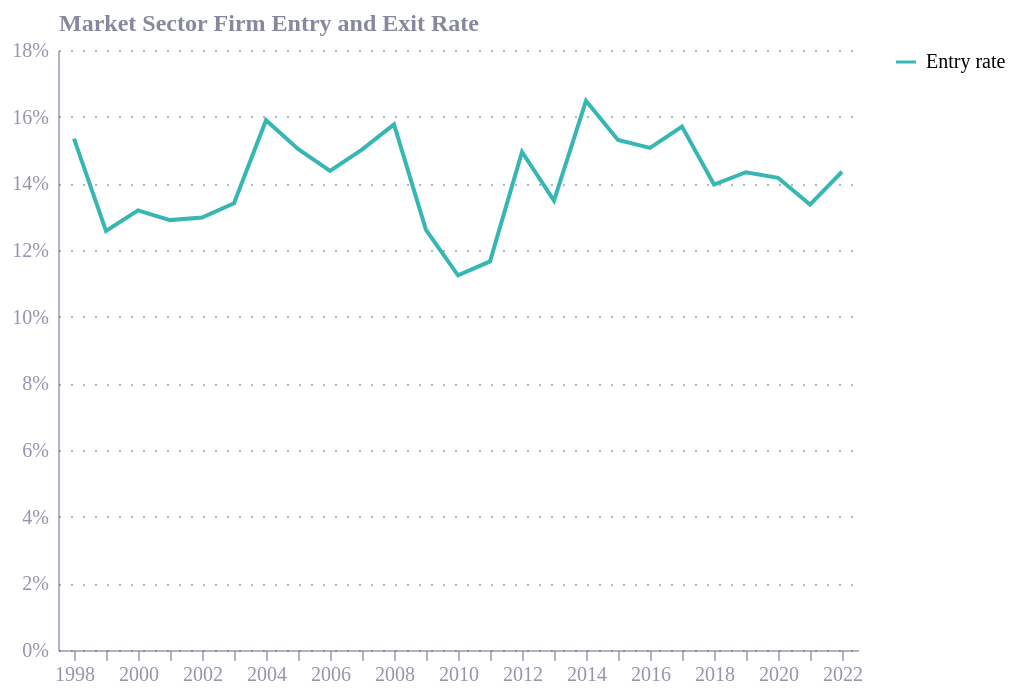

This figure's Vega-Lite source:
### Vega-Lite specification from a JSON file in a GitHub repository (floating-point values rounded to 4 significant figures)
{"config": {"font": "Circular Std", "mark": {"line": {"interpolate": "monotone"}}, "view": {"stroke": "transparent", "width": 400, "height": 300}, "range": {"category": ["#36B7B4", "#E6224B", "#F4C245", "#0063AF", "#00A767", "#179FDB", "#EB5C2E"], "diverging": ["#E6224B", "#E54753", "#C9C9C9", "#179FDB", "#122B39"], "heatmap": ["#C9C9C9", "#179FDB", "#0063AF", "#122B39"], "ordinal": ["#00A767", "#36B7B4", "#179FDB", "#0063AF", "#243B5A"]}, "axisX": {"domainColor": "#676A86", "domainOpacity": 0.5, "grid": false, "labelAngle": 0, "labelColor": "#676A86", "labelOpacity": 0.7, "orient": "bottom", "tickColor": "#676A86", "tickCount": 10, "tickOpacity": 0.5, "title": false, "titleAlign": "center", "titleAnchor": "middle", "titleColor": "#676A86", "titleFontSize": 12, "titleOpacity": 0.8, "titleY": -15}, "axisY": {"domainColor": "#676A86", "domainOpacity": 0.5, "gridColor": "#676A86", "gridDash": [1, 5], "gridOpacity": 0.5, "labelColor": "#676A86", "labelOpacity": 0.7, "labelPadding": 5, "tickColor": "#676A86", "tickCount": 8, "tickOpacity": 0.5, "ticks": false, "titleAlign": "left", "titleAngle": 0, "titleBaseline": "bottom", "titleColor": "#676A86", "titleFontSize": 12, "titleOpacity": 0.8, "titleX": 0, "titleY": -7}}, "data": {"name": "data-a8a1e9873a875f21b4f8a35f60fa77a9"}, "mark": {"type": "line"}, "encoding": {"color": {"field": "variable", "title": null, "type": "nominal"}, "x": {"axis": {"labelAngle": 0, "labelExpr": "datum.value % 2 == 0 ? datum.label : ''"}, "field": "year", "type": "ordinal"}, "y": {"axis": {"format": "%"}, "field": "value", "title": "Market Sector Firm Entry and Exit Rate", "type": "quantitative"}}, "$schema": "https://vega.github.io/schema/vega-lite/v5.20.1.json", "datasets": {"data-a8a1e9873a875f21b4f8a35f60fa77a9": [{"year": 1998, "variable": "Entry rate", "value": 0.1534}, {"year": 1999, "variable": "Entry rate", "value": 0.1257}, {"year": 2000, "variable": "Entry rate", "value": 0.1319}, {"year": 2001, "variable": "Entry rate", "value": 0.129}, {"year": 2002, "variable": "Entry rate", "value": 0.1297}, {"year": 2003, "variable": "Entry rate", "value": 0.134}, {"year": 2004, "variable": "Entry rate", "value": 0.1589}, {"year": 2005, "variable": "Entry rate", "value": 0.1503}, {"year": 2006, "variable": "Entry rate", "value": 0.1437}, {"year": 2007, "variable": "Entry rate", "value": 0.1501}, {"year": 2008, "variable": "Entry rate", "value": 0.1577}, {"year": 2009, "variable": "Entry rate", "value": 0.1261}, {"year": 2010, "variable": "Entry rate", "value": 0.1124}, {"year": 2011, "variable": "Entry rate", "value": 0.1166}, {"year": 2012, "variable": "Entry rate", "value": 0.1494}, {"year": 2013, "variable": "Entry rate", "value": 0.1348}, {"year": 2014, "variable": "Entry rate", "value": 0.1648}, {"year": 2015, "variable": "Entry rate", "value": 0.153}, {"year": 2016, "variable": "Entry rate", "value": 0.1506}, {"year": 2017, "variable": "Entry rate", "value": 0.157}, {"year": 2018, "variable": "Entry rate", "value": 0.1396}, {"year": 2019, "variable": "Entry rate", "value": 0.1433}, {"year": 2020, "variable": "Entry rate", "value": 0.1417}, {"year": 2021, "variable": "Entry rate", "value": 0.1336}, {"year": 2022, "variable": "Entry rate", "value": 0.1435}]}}
